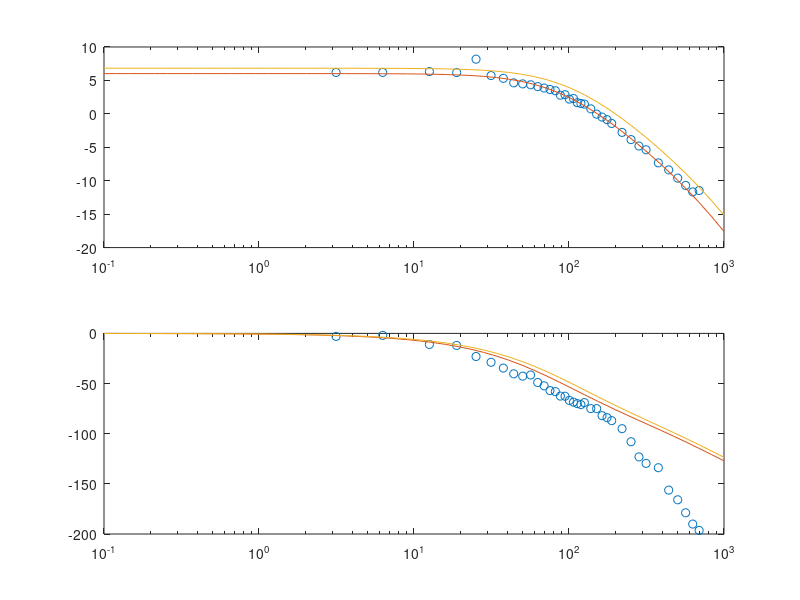

MATLAB code to generate this figure: (Note: this script raises an error after producing the figure.)
% this code plots the data collected from the motor
clear
clc
close all

%% Input the experimental data
%read data from .dat file
data = load('raw_motor_data.dat');
f_data = data(:, 1);
mag_data = data(:, 2);
phase_data = data(:, 3);
%convert frequency to angular frequency
w_data = f_data*2*pi;

%% Find the transfer function that fit the experimental data
Ktotal = 2;
freqn = 50;
omegan = 2*pi*freqn;
zeta = 1.9;

%define the system
num = Ktotal*omegan^2;
den = [1 2*zeta*omegan omegan^2];

sys = tf(num, den)
w = logspace(-1, 3);
[mag_t, phase_t] = bode(sys, w);
mag_t = squeeze(mag_t);
phase_t = squeeze(phase_t);

%% Transfer function of the motor params from data sheet
L = 0.63e-3; % Inductance (H)
Kt = 1.82e-2; % Torque constant (N-m/A)
R = 0.83; % Resistance (Ohm)
Kbac = 1.82e-2; % Back emf constant (V/(rad/s))
I = 4.2e-6; % Rotor inertia (kg-m2)
b = 2.6e-6; % Viscous Damping (N-m-s)
Ktac = 0.02; % Tachometer constant (V/(rad/s))
Kamp = 2.01; % Amplifier gain
num_motor = Kt*Kamp*Ktac;
den_motor = [I*L (b*L + I*R) (R*b + Kt*Kbac)];
sys_motor = tf(num_motor,den_motor)
[mag_m, phase_m] = bode(sys_motor, w);
mag_m = squeeze(mag_m);
phase_m = squeeze(phase_m);

%% plotting procedure
%plot the raw data
subplot(2, 1, 1)
semilogx(w_data, 20*log10(mag_data), 'o')
hold on
semilogx(w, 20*log10(mag_t), w, 20*log10(mag_m))
subplot(2, 1, 2)
semilogx(w_data, phase_data, 'o')
hold on
semilogx(w, phase_t, w, phase_m)

%% define the motor model from experiment
model = sys;
data = "D:\Github\Control-Labs\ControlLab\Lab4\CSV_2021425103255.csv";
A = csvread(data, 2, 0);

t_step = A(:,1);
V_in_step = A(:,2);
V_out_step = A(:,3);

%normalize the response from oscope
t_step = t_step + 0.5;
V_out_step = V_out_step + 3.67;
V_in_step = V_in_step + 2;

%remove negative time
pos_idx = find(t_step>0 & t_step<0.2);
t_step = t_step(pos_idx);
V_out_step = V_out_step(pos_idx);
V_in_step = V_in_step(pos_idx);

%make a new t_step_mode vector. 
%The t_step array contains non-monolithic values which causes problem in
%the lsim function
t_step_mod = linspace(0, 0.2, length(t_step));

%theoretical response of the motor model
[motor_respose] = lsim(model, V_in_step, t_step_mod);

%plot raw data
figure
plot(t_step,V_in_step,t_step,V_out_step)
%plot compare responses
figure
plot(t_step, V_out_step, t_step, motor_respose);
